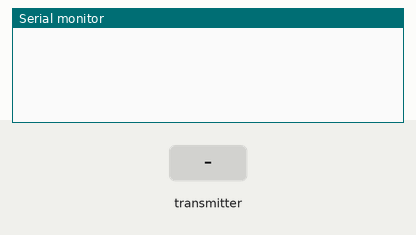
A sketch run on a simulated Arduino Uno, built with avr-gcc and run on an emulated ATmega328P. Shown: the last lines printed to the serial monitor. The inputs (shaded band) are chosen by the test bench. No radio packets arrive unless stated.

Above: at 1.5 s.
1.6 s: the transmitter starts sending text.0 = 0
At 2.6 s:
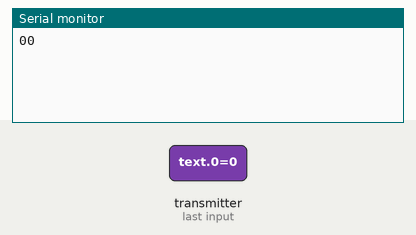
4.5 s: the transmitter starts sending text.1 = 256
At 5.1 s:
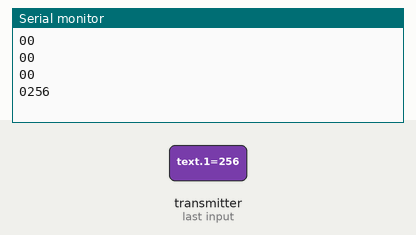
6.0 s: the transmitter starts sending text.0 = 256
At 6.6 s:
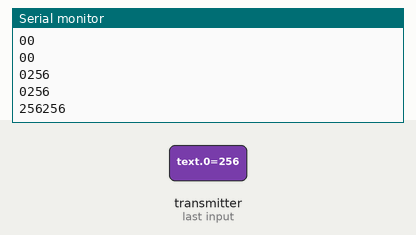
7.5 s: the transmitter starts sending text.1 = 0
At 8.0 s:
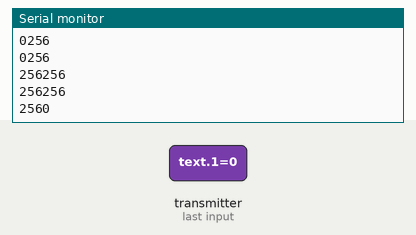
Timing chart, 0 to 10.0 s (numbered marks = the images above; inputs shaded):
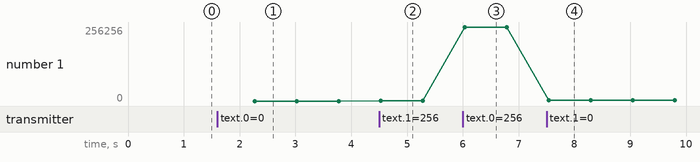

Measured:
- after the input at 1.6 s, the serial monitor: prints a new line after 0.67 s (image 1)
- after the input at 4.5 s, the serial monitor: prints a new line at once (image 2)
- after the input at 6.0 s, the serial monitor: prints a new line at once (image 3)
- after the input at 7.5 s, the serial monitor: prints a new line at once (image 4)
- plotted number 1: 0 → 256 after the input at 4.5 s, 256 → 256256 after the input at 6.0 s, 256256 → 2560 after the input at 7.5 s

The sketch:

Rx-wts.ino
```cpp
#include <SPI.h>
#include <nRF24L01.h>
#include <RF24.h>
RF24 radio(7, 8); // CE, CSN
const byte address[6] = "00001";
void setup() {
  Serial.begin(19200);
  radio.begin();
  radio.openReadingPipe(0, address);
  radio.setPALevel(RF24_PA_MIN);
  radio.startListening();
}
void loop() {
  if (radio.available()) {
    int text[100];
    radio.read(&text, sizeof(text));
    for(int i = 0; i < 2; i++){
      Serial.print(text[i]);
    }
    Serial.println();
  } else {
    Serial.println("");
    delay(750);
  }
}
```
